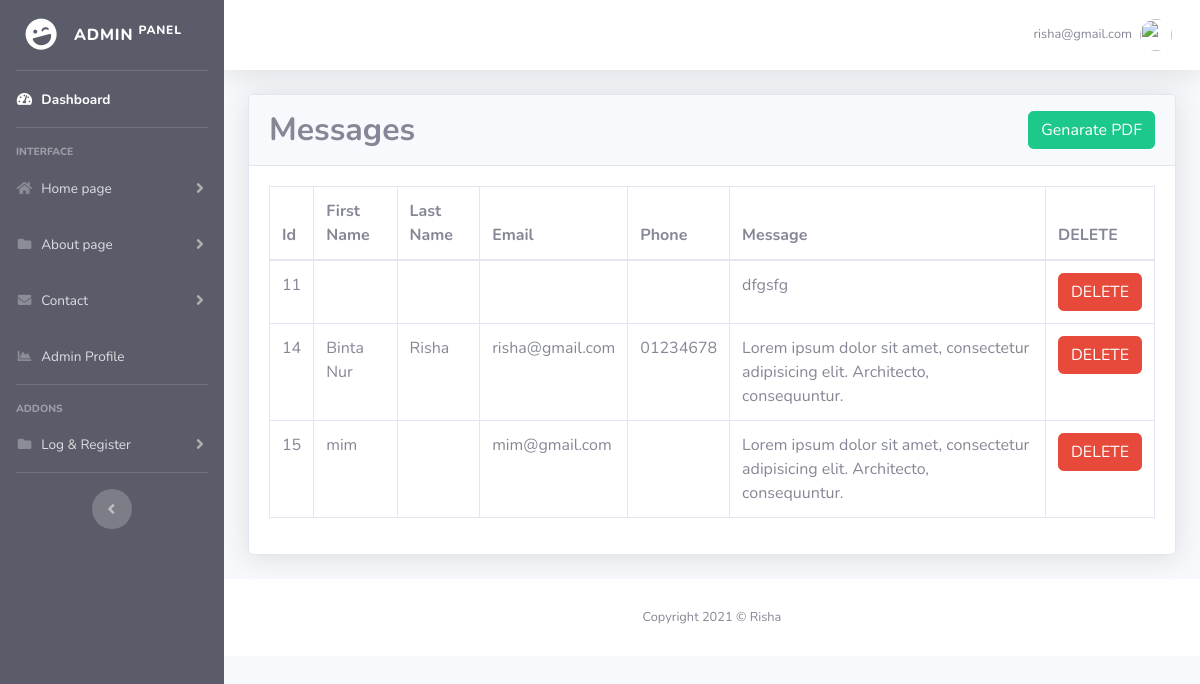
/admin/contact.php (signed in), run on the app's committed database.
### tables this page shows
CREATE TABLE `contact_form` (
  `contact_Id` int(11) NOT NULL,
  `firstdName` varchar(20) NOT NULL,
  `lastdName` varchar(20) NOT NULL,
  `fldEmail` varchar(20) NOT NULL,
  `fldPhone` varchar(20) NOT NULL,
  `fldMessage` varchar(200) NOT NULL
);

### admin/contact.php (the view, shortened to what this page needs)
<?php
include('security.php');
include('includes/header.php');
include('includes/navbar.php');
?>
<div class="container-fluid">
<div class="card shadow mb-4">
    <div class="card-header py-3">
      <a class="btn btn-success"style="float:right;" href="pdf.php">Genarate PDF</a>
      <h2 class="m-0 font-weight-bold text-secondary">Messages</h2>
    </div>
  <div class="card-body">
    <div class="table-responsive">
      <?php
                $query = "SELECT * FROM contact_form";
                $query_run = mysqli_query($connection, $query);
            ?>
     <table class="table table-bordered" id="dataTable" width="100%" cellspacing="0">
                    <thead>
                        <tr>
                            <th> Id </th>
                            <th> First Name </th>
                            <th>Last Name </th>
                            <th>Email</th>
                            <th>Phone</th>
                            <th>Message</th>
                            <th>DELETE</th>
                        </tr>
                    </thead>
<tbody>
                        <?php
                        if(mysqli_num_rows($query_run) > 0)
                        {
                            while($row = mysqli_fetch_assoc($query_run))
                            {
                        ?>
                           <tr>
                                <td><?php  echo $row['contact_Id']; ?></td>
                                <td><?php  echo $row['firstdName']; ?></td>
                                 <td><?php  echo $row['lastdName']; ?></td>
                                <td><?php  echo $row['fldEmail']; ?></td>
                                <td><?php  echo $row['fldPhone']; ?></td>
                                <td><?php  echo $row['fldMessage']; ?></td>
                                <td>
                                    <form action="code.php" method="post">
                                        <button type="submit" name="delete_contact_btn" class="btn btn-danger"> DELETE</button>
                                    </form>
                                </td>
                            </tr>
                        <?php
                            }
                        }
                        else {
                            echo "No Record Found";
                        }
                        ?>
                    </tbody>
                </table>
    </div>
  </div>
</div>
</div>
<?php
include('includes/footer.php');
?>

### data on the page
contact_form: contact_Id "11", fldMessage "dfgsfg"
contact_form: contact_Id "14", firstdName "Binta Nur", lastdName "Risha", fldEmail "risha@gmail.com", fldPhone "01234678", fldMessage "Lorem ipsum dolor sit amet, consectetur adipisicing elit. Architecto, consequuntur."
contact_form: contact_Id "15", firstdName "mim", fldEmail "mim@gmail.com", fldMessage "Lorem ipsum dolor sit amet, consectetur adipisicing elit. Architecto, consequuntur."

### other printed values
$_SESSION['username'] "risha@gmail.com"
